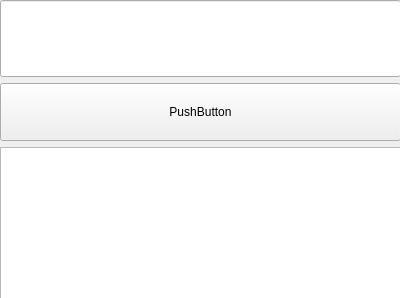
<?xml version="1.0" encoding="UTF-8"?>
<ui version="4.0">
 <class>Form</class>
 <widget class="QWidget" name="Form">
  <property name="geometry">
   <rect>
    <x>0</x>
    <y>0</y>
    <width>400</width>
    <height>298</height>
   </rect>
  </property>
  <property name="windowTitle">
   <string>Form</string>
  </property>
  <widget class="QWidget" name="verticalLayoutWidget">
   <property name="geometry">
    <rect>
     <x>0</x>
     <y>0</y>
     <width>401</width>
     <height>301</height>
    </rect>
   </property>
   <layout class="QVBoxLayout" name="verticalLayout">
    <item>
     <widget class="QLineEdit" name="obj_input">
      <property name="sizePolicy">
       <sizepolicy hsizetype="Expanding" vsizetype="Expanding">
        <horstretch>0</horstretch>
        <verstretch>4</verstretch>
       </sizepolicy>
      </property>
     </widget>
    </item>
    <item>
     <widget class="QPushButton" name="obj_pb1">
      <property name="sizePolicy">
       <sizepolicy hsizetype="Minimum" vsizetype="Expanding">
        <horstretch>0</horstretch>
        <verstretch>3</verstretch>
       </sizepolicy>
      </property>
      <property name="text">
       <string>PushButton</string>
      </property>
     </widget>
    </item>
    <item>
     <widget class="QTextBrowser" name="obj_output">
      <property name="sizePolicy">
       <sizepolicy hsizetype="Expanding" vsizetype="Expanding">
        <horstretch>0</horstretch>
        <verstretch>8</verstretch>
       </sizepolicy>
      </property>
     </widget>
    </item>
   </layout>
  </widget>
 </widget>
 <resources/>
 <connections/>
 <designerdata>
  <property name="gridDeltaX">
   <number>10</number>
  </property>
  <property name="gridDeltaY">
   <number>10</number>
  </property>
  <property name="gridSnapX">
   <bool>true</bool>
  </property>
  <property name="gridSnapY">
   <bool>true</bool>
  </property>
  <property name="gridVisible">
   <bool>true</bool>
  </property>
 </designerdata>
</ui>
